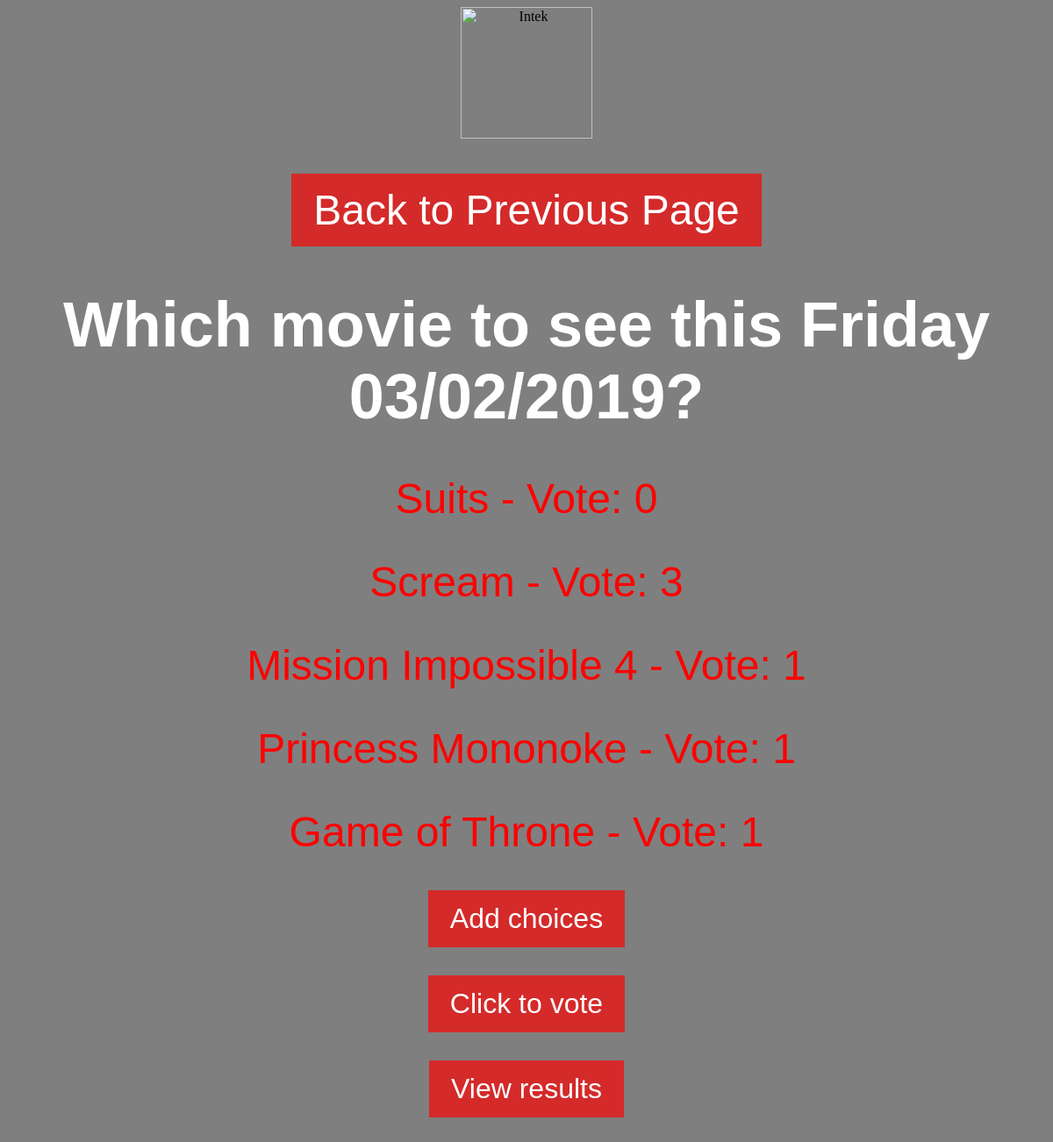
The page /moviepoll/questions/7/ on the database its author committed.
### moviepoll/models.py (models this page shows, shortened)
class Question(Model):
    question_text = CharField(
        max_length=200,
        unique=True
    )
    pub_date = DateField('Publish Date')
    def __str__(self):
        return self.question_text

class Choice(Model):
    question = ForeignKey(Question, on_delete=CASCADE, related_name='choices')
    choice_text = CharField(blank=False, default='',
                            max_length=200, unique=True)
    votes = IntegerField(default=0)
    percent = IntegerField(default=0)

### moviepoll/views.py (the view)
def view_single_question(request, question_id):
    question = get_object_or_404(Question, pk=question_id)
    choices = question.choices.all().order_by('id')
    single_context = {
        'question': question,
        'choices': choices
    }
    return render(request, 'moviepoll/question_info.html', single_context)

### moviepoll/templates/moviepoll/question_info.html
{% extends 'base.html' %}
{% block content %}
    <h1><b>{{ question }}</b></h1>
    {% if choices %}
        {% for choice in choices %}
            <h2>{{choice.choice_text}} - Vote: {{choice.votes}}</h2>
        {% endfor %}
    {% else %}
        <h1><b>No choice available.</b></h1>
    {% endif %}
        <div class="resize">
        <p><a href={% url 'add-choice' question.id %}>Add choices</a></p>
        </div>
        <div class="resize">
        <p><a href={% url 'add-vote' question.id %}>Click to vote</a><p>
        </div>
        <div class="resize">
        <p><a href={% url 'results' question.id %}>View results</a><p>
        </div>
{% endblock %}

### moviepoll/templates/base.html (shortened to what this page needs)
<DOCTYPE html>
<html>
    <head>
        <div class="center">
        <div align=center>
        <img src="https://www.internship.edu.vn/wp-content/uploads/intek-institute-of-applied-technology-logo.png" alt="Intek">
        <h2><a href='../'>Back to Previous Page</a></h2>
        </div>
        </div>
    </head>
    <body>
    <div class="center">
    <div align=center>
    {% block content %}{% endblock %}
    </div>
    </div>
    </body>
<html>

### moviepoll/templates/base.html (style rules this page uses)
body { background-image: linear-gradient( rgba(0, 0, 0, 0.5), rgba(0, 0, 0, 0.5) ), url('https://i.imgur.com/UVWXBos.jpg'); background-position: 0% 0%; background-repeat: no-repeat; background-size: cover; }
h1 { font: 100 3em sans-serif; font-size: 6vw; color: white; text-decoration: blink; text-align: center; }
a:link, a:visited { background-color: #D42A2A; color: white; padding: 14px 25px; text-align: center; text-decoration: none; display: inline-block; }
h2 { font: 100 3em sans-serif; color: red; text-decoration: blink; text-align: center; }
.resize { font-size: 1em; font-family: sans-serif; transition: width 0.5s , font-size 0.5s ; }
img { width: 150px; }
p { font: 80 2em sans-serif; color: red; }

### rows shown on the page
Question: question_text "Which movie to see this Friday 03/02/2019?"
Choice: choice_text "Suits", votes "0"
Choice: choice_text "Scream", votes "3"
Choice: choice_text "Mission Impossible 4", votes "1"
Choice: choice_text "Princess Mononoke", votes "1"
Choice: choice_text "Game of Throne", votes "1"
